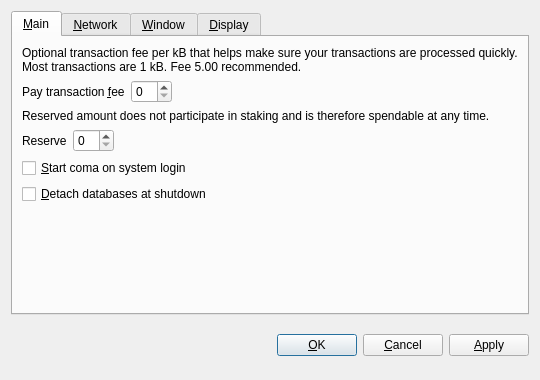
<?xml version="1.0" encoding="UTF-8"?>
<ui version="4.0">
 <class>OptionsDialog</class>
 <widget class="QDialog" name="OptionsDialog">
  <property name="geometry">
   <rect>
    <x>0</x>
    <y>0</y>
    <width>540</width>
    <height>380</height>
   </rect>
  </property>
  <property name="windowTitle">
   <string>Options</string>
  </property>
  <property name="modal">
   <bool>true</bool>
  </property>
  <layout class="QVBoxLayout" name="verticalLayout">
   <item>
    <widget class="QTabWidget" name="tabWidget">
     <property name="tabPosition">
      <enum>QTabWidget::North</enum>
     </property>
     <property name="currentIndex">
      <number>0</number>
     </property>
     <widget class="QWidget" name="tabMain">
      <attribute name="title">
       <string>&amp;Main</string>
      </attribute>
      <layout class="QVBoxLayout" name="verticalLayout_Main">
       <item>
        <widget class="QLabel" name="transactionFeeInfoLabel">
         <property name="text">
          <string>Optional transaction fee per kB that helps make sure your transactions are processed quickly. Most transactions are 1 kB. Fee 5.00 recommended.</string>
         </property>
         <property name="textFormat">
          <enum>Qt::PlainText</enum>
         </property>
         <property name="wordWrap">
          <bool>true</bool>
         </property>
        </widget>
       </item>
       <item>
        <layout class="QHBoxLayout" name="horizontalLayoutFee">
         <item>
          <widget class="QLabel" name="transactionFeeLabel">
           <property name="text">
            <string>Pay transaction &amp;fee</string>
           </property>
           <property name="textFormat">
            <enum>Qt::PlainText</enum>
           </property>
           <property name="buddy">
            <cstring>transactionFee</cstring>
           </property>
          </widget>
         </item>
         <item>
          <widget class="BitcoinAmountField" name="transactionFee"/>
         </item>
         <item>
          <spacer name="horizontalSpacerFee">
           <property name="orientation">
            <enum>Qt::Horizontal</enum>
           </property>
           <property name="sizeHint" stdset="0">
            <size>
             <width>40</width>
             <height>20</height>
            </size>
           </property>
          </spacer>
         </item>
        </layout>
       </item>
       <item>
        <widget class="QLabel" name="reserveBalanceInfoLabel">
         <property name="text">
          <string>Reserved amount does not participate in staking and is therefore spendable at any time.</string>
         </property>
         <property name="textFormat">
          <enum>Qt::PlainText</enum>
         </property>
         <property name="wordWrap">
          <bool>true</bool>
         </property>
        </widget>
       </item>
       <item>
        <layout class="QHBoxLayout" name="horizontalLayoutReserveBalance">
         <item>
          <widget class="QLabel" name="reserveBalanceLabel">
           <property name="text">
            <string>Reserve</string>
           </property>
           <property name="textFormat">
            <enum>Qt::PlainText</enum>
           </property>
           <property name="buddy">
            <cstring>reserveBalance</cstring>
           </property>
          </widget>
         </item>
         <item>
          <widget class="BitcoinAmountField" name="reserveBalance"/>
         </item>
         <item>
          <spacer name="horizontalSpacerReserveBalance">
           <property name="orientation">
            <enum>Qt::Horizontal</enum>
           </property>
           <property name="sizeHint" stdset="0">
            <size>
             <width>40</width>
             <height>20</height>
            </size>
           </property>
          </spacer>
         </item>
        </layout>
       </item>
       <item>
        <widget class="QCheckBox" name="bitcoinAtStartup">
         <property name="toolTip">
          <string>Automatically start coma after logging in to the system.</string>
         </property>
         <property name="text">
          <string>&amp;Start coma on system login</string>
         </property>
        </widget>
       </item>
       <item>
        <widget class="QCheckBox" name="detachDatabases">
         <property name="toolTip">
          <string>Detach block and address databases at shutdown. This means they can be moved to another data directory, but it slows down shutdown. The wallet is always detached.</string>
         </property>
         <property name="text">
          <string>&amp;Detach databases at shutdown</string>
         </property>
        </widget>
       </item>
       <item>
        <spacer name="verticalSpacer_Main">
         <property name="orientation">
          <enum>Qt::Vertical</enum>
         </property>
         <property name="sizeHint" stdset="0">
          <size>
           <width>20</width>
           <height>40</height>
          </size>
         </property>
        </spacer>
       </item>
      </layout>
     </widget>
     <widget class="QWidget" name="tabNetwork">
      <attribute name="title">
       <string>&amp;Network</string>
      </attribute>
      <layout class="QVBoxLayout" name="verticalLayout_Network">
       <item>
        <widget class="QCheckBox" name="mapPortUpnp">
         <property name="toolTip">
          <string>Automatically open the coma client port on the router. This only works when your router supports UPnP and it is enabled.</string>
         </property>
         <property name="text">
          <string>Map port using &amp;UPnP</string>
         </property>
        </widget>
       </item>
       <item>
        <widget class="QCheckBox" name="connectSocks">
         <property name="toolTip">
          <string>Connect to the coma network through a SOCKS proxy (e.g. when connecting through Tor).</string>
         </property>
         <property name="text">
          <string>&amp;Connect through SOCKS proxy:</string>
         </property>
        </widget>
       </item>
       <item>
        <layout class="QHBoxLayout" name="horizontalLayout_Network">
         <item>
          <widget class="QLabel" name="proxyIpLabel">
           <property name="text">
            <string>Proxy &amp;IP:</string>
           </property>
           <property name="textFormat">
            <enum>Qt::PlainText</enum>
           </property>
           <property name="buddy">
            <cstring>proxyIp</cstring>
           </property>
          </widget>
         </item>
         <item>
          <widget class="QValidatedLineEdit" name="proxyIp">
           <property name="maximumSize">
            <size>
             <width>140</width>
             <height>16777215</height>
            </size>
           </property>
           <property name="toolTip">
            <string>IP address of the proxy (e.g. 127.0.0.1)</string>
           </property>
          </widget>
         </item>
         <item>
          <widget class="QLabel" name="proxyPortLabel">
           <property name="text">
            <string>&amp;Port:</string>
           </property>
           <property name="textFormat">
            <enum>Qt::PlainText</enum>
           </property>
           <property name="buddy">
            <cstring>proxyPort</cstring>
           </property>
          </widget>
         </item>
         <item>
          <widget class="QLineEdit" name="proxyPort">
           <property name="maximumSize">
            <size>
             <width>55</width>
             <height>16777215</height>
            </size>
           </property>
           <property name="toolTip">
            <string>Port of the proxy (e.g. 9050)</string>
           </property>
          </widget>
         </item>
         <item>
          <widget class="QLabel" name="socksVersionLabel">
           <property name="text">
            <string>SOCKS &amp;Version:</string>
           </property>
           <property name="textFormat">
            <enum>Qt::PlainText</enum>
           </property>
           <property name="buddy">
            <cstring>socksVersion</cstring>
           </property>
          </widget>
         </item>
         <item>
          <widget class="QValueComboBox" name="socksVersion">
           <property name="toolTip">
            <string>SOCKS version of the proxy (e.g. 5)</string>
           </property>
          </widget>
         </item>
         <item>
          <spacer name="horizontalSpacer_Network">
           <property name="orientation">
            <enum>Qt::Horizontal</enum>
           </property>
           <property name="sizeHint" stdset="0">
            <size>
             <width>40</width>
             <height>20</height>
            </size>
           </property>
          </spacer>
         </item>
        </layout>
       </item>
       <item>
        <spacer name="verticalSpacer_Network">
         <property name="orientation">
          <enum>Qt::Vertical</enum>
         </property>
         <property name="sizeHint" stdset="0">
          <size>
           <width>20</width>
           <height>40</height>
          </size>
         </property>
        </spacer>
       </item>
      </layout>
     </widget>
     <widget class="QWidget" name="tabWindow">
      <attribute name="title">
       <string>&amp;Window</string>
      </attribute>
      <layout class="QVBoxLayout" name="verticalLayout_Window">
       <item>
        <widget class="QCheckBox" name="minimizeToTray">
         <property name="toolTip">
          <string>Show only a tray icon after minimizing the window.</string>
         </property>
         <property name="text">
          <string>&amp;Minimize to the tray instead of the taskbar</string>
         </property>
        </widget>
       </item>
       <item>
        <widget class="QCheckBox" name="minimizeOnClose">
         <property name="toolTip">
          <string>Minimize instead of exit the application when the window is closed. When this option is enabled, the application will be closed only after selecting Quit in the menu.</string>
         </property>
         <property name="text">
          <string>M&amp;inimize on close</string>
         </property>
        </widget>
       </item>
       <item>
        <spacer name="verticalSpacer_Window">
         <property name="orientation">
          <enum>Qt::Vertical</enum>
         </property>
         <property name="sizeHint" stdset="0">
          <size>
           <width>20</width>
           <height>40</height>
          </size>
         </property>
        </spacer>
       </item>
      </layout>
     </widget>
     <widget class="QWidget" name="tabDisplay">
      <attribute name="title">
       <string>&amp;Display</string>
      </attribute>
      <layout class="QVBoxLayout" name="verticalLayout_Display">
       <item>
        <layout class="QHBoxLayout" name="horizontalLayout_1_Display">
         <item>
          <widget class="QLabel" name="langLabel">
           <property name="text">
            <string>User Interface &amp;language:</string>
           </property>
           <property name="textFormat">
            <enum>Qt::PlainText</enum>
           </property>
           <property name="buddy">
            <cstring>lang</cstring>
           </property>
          </widget>
         </item>
         <item>
          <widget class="QValueComboBox" name="lang">
           <property name="toolTip">
            <string>The user interface language can be set here. This setting will take effect after restarting coma.</string>
           </property>
          </widget>
         </item>
        </layout>
       </item>
       <item>
        <layout class="QHBoxLayout" name="horizontalLayout_2_Display">
         <item>
          <widget class="QLabel" name="unitLabel">
           <property name="text">
            <string>&amp;Unit to show amounts in:</string>
           </property>
           <property name="textFormat">
            <enum>Qt::PlainText</enum>
           </property>
           <property name="buddy">
            <cstring>unit</cstring>
           </property>
          </widget>
         </item>
         <item>
          <widget class="QValueComboBox" name="unit">
           <property name="toolTip">
            <string>Choose the default subdivision unit to show in the interface and when sending coins.</string>
           </property>
          </widget>
         </item>
        </layout>
       </item>
       <item>
        <widget class="QCheckBox" name="displayAddresses">
         <property name="toolTip">
          <string>Whether to show coma addresses in the transaction list or not.</string>
         </property>
         <property name="text">
          <string>&amp;Display addresses in transaction list</string>
         </property>
        </widget>
       </item>
       <item>
        <widget class="QCheckBox" name="coinControlFeatures">
         <property name="toolTip">
          <string>Whether to show coin control features or not.</string>
         </property>
         <property name="text">
          <string>Display coin &amp;control features (experts only!)</string>
         </property>
        </widget>
       </item>
       <item>
        <spacer name="verticalSpacer_Display">
         <property name="orientation">
          <enum>Qt::Vertical</enum>
         </property>
         <property name="sizeHint" stdset="0">
          <size>
           <width>20</width>
           <height>40</height>
          </size>
         </property>
        </spacer>
       </item>
      </layout>
     </widget>
    </widget>
   </item>
   <item>
    <layout class="QHBoxLayout" name="horizontalLayout_Buttons">
     <item>
      <spacer name="horizontalSpacer_1">
       <property name="orientation">
        <enum>Qt::Horizontal</enum>
       </property>
       <property name="sizeHint" stdset="0">
        <size>
         <width>40</width>
         <height>48</height>
        </size>
       </property>
      </spacer>
     </item>
     <item>
      <widget class="QLabel" name="statusLabel">
       <property name="font">
        <font>
         <weight>75</weight>
         <bold>true</bold>
        </font>
       </property>
       <property name="text">
        <string/>
       </property>
       <property name="textFormat">
        <enum>Qt::PlainText</enum>
       </property>
       <property name="wordWrap">
        <bool>true</bool>
       </property>
      </widget>
     </item>
     <item>
      <spacer name="horizontalSpacer_2">
       <property name="orientation">
        <enum>Qt::Horizontal</enum>
       </property>
       <property name="sizeHint" stdset="0">
        <size>
         <width>40</width>
         <height>48</height>
        </size>
       </property>
      </spacer>
     </item>
     <item>
      <widget class="QPushButton" name="okButton">
       <property name="text">
        <string>&amp;OK</string>
       </property>
      </widget>
     </item>
     <item>
      <widget class="QPushButton" name="cancelButton">
       <property name="text">
        <string>&amp;Cancel</string>
       </property>
       <property name="autoDefault">
        <bool>false</bool>
       </property>
      </widget>
     </item>
     <item>
      <widget class="QPushButton" name="applyButton">
       <property name="text">
        <string>&amp;Apply</string>
       </property>
       <property name="autoDefault">
        <bool>false</bool>
       </property>
      </widget>
     </item>
    </layout>
   </item>
  </layout>
 </widget>
 <customwidgets>
  <customwidget>
   <class>BitcoinAmountField</class>
   <extends>QSpinBox</extends>
   <header>bitcoinamountfield.h</header>
  </customwidget>
  <customwidget>
   <class>QValueComboBox</class>
   <extends>QComboBox</extends>
   <header>qvaluecombobox.h</header>
  </customwidget>
  <customwidget>
   <class>QValidatedLineEdit</class>
   <extends>QLineEdit</extends>
   <header>qvalidatedlineedit.h</header>
  </customwidget>
 </customwidgets>
 <resources/>
 <connections/>
</ui>
